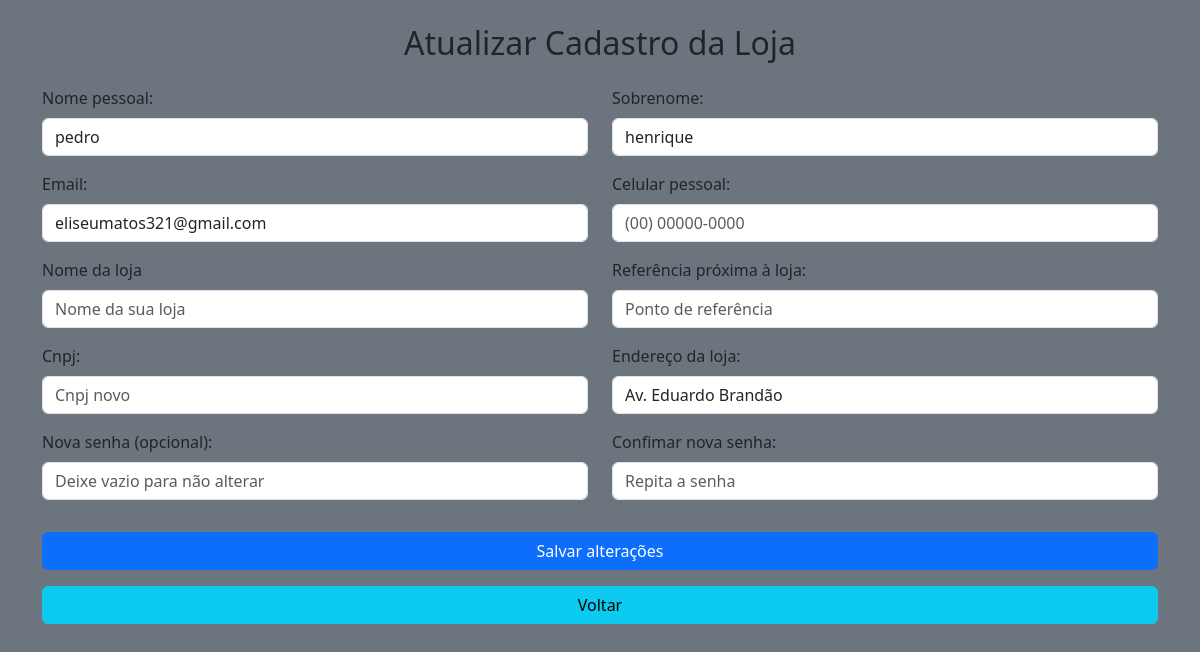
The app's page /atualizar_cadastro_lojista/ (signed in) with its own data.
### estudo/models.py (models this page shows, shortened)
class User(db.Model,UserMixin):
    id=db.Column(db.Integer,primary_key=True)
    nome=db.Column(db.String, nullable=True)
    endereco=db.Column(db.String, nullable=True)
    complemento=db.Column(db.String, nullable=True)
    celular=db.Column(db.Integer, nullable=True)
    sobrenome=db.Column(db.String, nullable=True)
    email=db.Column(db.String, nullable=True)
    senha=db.Column(db.String, nullable=True)

### estudo/routes.py (the view, shortened to what this page needs)
@app.route('/atualizar_cadastro_lojista/', methods=['GET', 'POST'])
@login_required#server para impedir que alguém edite  os dados de outro usuário ou da loja sem está logado
def atualizar_cadastro_lojista():
    form=AtualizarLojistaForm(obj=current_user)#usado para preencher os dados do usuario
    return render_template('cadastros/atualizar_cadastro_lojista.html', form=form)

### estudo/forms.py
class AtualizarLojistaForm(FlaskForm):
    nome=StringField('Nome pessoal:',validators=[DataRequired()])
    sobrenome=StringField('Sobrenome:', validators=[DataRequired()])
    email=StringField('Email:', validators=[DataRequired()])
    celularp=StringField('Celular pessoal:', validators=[DataRequired()])
    nomedaloja=StringField('Nome da loja', validators=[DataRequired()])
    nextreferencia=StringField('Referência próxima à loja:', validators=[DataRequired()])
    cnpj=StringField('Cnpj:', validators=[DataRequired()])
    endereco=StringField('Endereço da loja:', validators=[DataRequired()])
    senha= PasswordField('Nova senha (opcional):')
    confirmar_senha=PasswordField('Confimar nova senha:', validators=[EqualTo('senha',message='As senhas devem ser iguais')])
    submit=SubmitField('Atualizar')

### estudo/__init__.py (called while the page is built)
@login_manager.user_loader
def load_user(user_key):
    if ":" not in user_key:
        return None
    tipo, user_id = user_key.split(":")
    if tipo == "user":
        return User.query.get(int(user_id))
    elif tipo == "store":
        return Store.query.get(int(user_id))
    return None

@app.context_processor
def inject_user_type():
    tipo = None
    if current_user.is_authenticated:
        user_cookie = session.get('_user_id', '')
        if ':' in user_cookie:
            tipo = user_cookie.split(':')[0]
    return dict(tipo_usuario=tipo)

### estudo/templates/cadastros/atualizar_cadastro_lojista.html (shortened to what this page needs)
{% extends "base.html" %}
{% block base %}
<div class="container mt-4">
    <h2 class="text-center mb-4">Atualizar Cadastro da Loja</h2>
    <form method="POST">
        <div class="row">
            <div class="col-md-6 mb-3">
                {{ form.nome.label(class="form-label") }}
                {{ form.nome(class="form-control", placeholder="Seu nome") }}
            </div>
            <div class="col-md-6 mb-3">
                {{ form.sobrenome.label(class="form-label") }}
                {{ form.sobrenome(class="form-control", placeholder="Seu sobrenome") }}
            </div>
            <div class="col-md-6 mb-3">
                {{ form.email.label(class="form-label") }}
                {{ form.email(class="form-control", placeholder="email@exemplo.com") }}
            </div>
            <div class="col-md-6 mb-3">
                {{ form.celularp.label(class="form-label") }}
                {{ form.celularp(class="form-control", placeholder="(00) 00000-0000") }}
            </div>
            <div class="col-md-6 mb-3">
                {{ form.nomedaloja.label(class="form-label") }}
                {{ form.nomedaloja(class="form-control", placeholder="Nome da sua loja") }}
            </div>
            <div class="col-md-6 mb-3">
                {{ form.nextreferencia.label(class="form-label") }}
                {{ form.nextreferencia(class="form-control", placeholder="Ponto de referência") }}
            </div>
            <div class="col-md-6 mb-3">
                {{form.cnpj.label(class="form-label")}}
                {{form.cnpj(class="form-control", placeholder="Cnpj novo")}}
            </div>
            <div class="col-6 mb-3">
                {{ form.endereco.label(class="form-label") }}
                {{ form.endereco(class="form-control", placeholder="Endereço completo da loja") }}
            </div>
            <div class="col-md-6 mb-3">
                {{ form.senha.label(class="form-label") }}
                {{ form.senha(class="form-control", placeholder="Deixe vazio para não alterar") }}
            </div>
            <div class="col-md-6 mb-3">
                {{ form.confirmar_senha.label(class="form-label") }}
                {{ form.confirmar_senha(class="form-control", placeholder="Repita a senha") }}
            </div>
        </div>
        <button type="submit" class="btn btn-primary w-100 mt-3">Salvar alterações</button>
        <a href="{{url_for('dashboard_store')}}" class="btn btn-info w-100 mt-3">Voltar</a>
    </form>
</div>
{% endblock %}

### records on screen
User: nome "pedro", sobrenome "henrique", email "eliseumatos321@gmail.com", endereco "Av. Eduardo Brandão"
